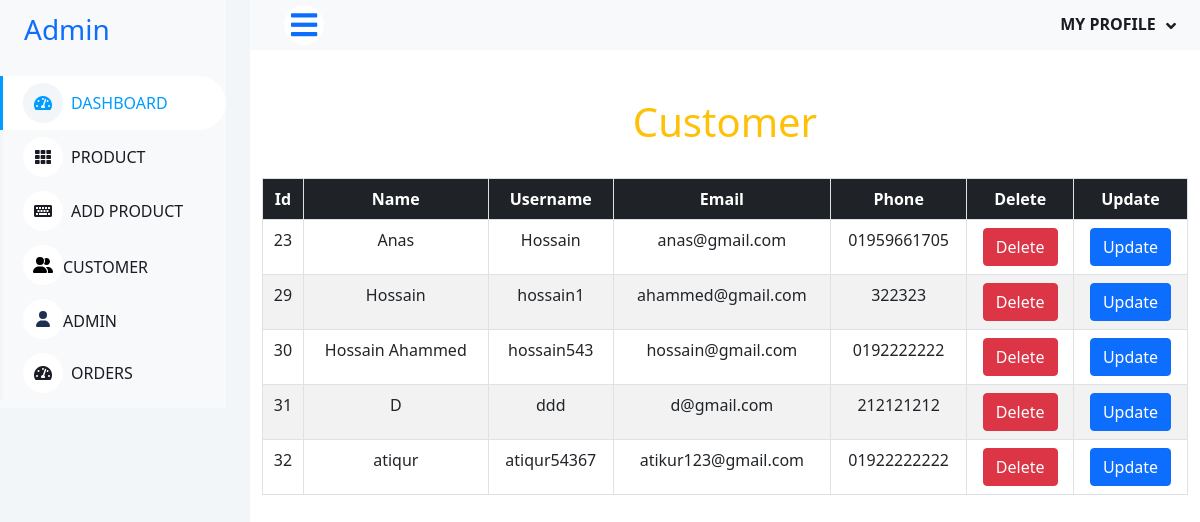
The app's page /admin/customerShow.php with its own data.
### tables this page shows
CREATE TABLE `customer` (
  `customer_id` int(11) NOT NULL,
  `name` varchar(255) NOT NULL,
  `username` varchar(50) NOT NULL,
  `email` varchar(255) NOT NULL,
  `phone` varchar(20) NOT NULL,
  `password` varchar(255) NOT NULL
);

### admin/customerShow.php (the view, shortened to what this page needs)
<!DOCTYPE html>
<html lang="en">
    <head>
        <link rel="stylesheet" href="../style.css">
        <link href="style.css" rel="stylesheet">
    </head>
    <body>
        <div class="container-xxl position-relative bg-white d-flex p-0">
            <div class="sidebar pe-4 pb-3">
                <nav class="navbar bg-light navbar-light">
                    <a  class="navbar-brand mx-4 mb-3"><h3 class="text-primary">Admin</h3></a>
                    <div class="navbar-nav w-100">
                        <a  class="nav-item nav-link active"    href="dashboard.php"><i class="fa fa-tachometer-alt me-2"></i>Dashboard</a>
                        <a class="nav-item nav-link"     href="productShow.php"><i class="fa fa-th me-2"></i>Product</a>
                        <a class="nav-item nav-link"     href="productAdd.php"><i class="fa fa-keyboard me-2"></i>Add product</a>
                        <a class="nav-item nav-link"     href="customerShow.php">
                            <i>
                            </i>Customer
                        </a>
                        <a  class="nav-item nav-link"    href="adminShow.php">
                            <i>
                               <svg xmlns="http://www.w3.org/2000/svg" height="16" width="14" viewBox="0 0 448 512"><path opacity="1" fill="#1E3050" d="M224 256A128 128 0 1 0 224 0a128 128 0 1 0 0 256zm-45.7 48C79.8 304 0 383.8 0 482.3C0 498.7 13.3 512 29.7 512H418.3c16.4 0 29.7-13.3 29.7-29.7C448 383.8 368.2 304 269.7 304H178.3z"/></svg>
                            </i>Admin
                        </a>
                        <a class="nav-item nav-link " href="orderShow.php"><i class="fa fa-tachometer-alt me-2"></i>Orders</a>
                    </div>
                </nav>
            </div>
            <div class="content  d-block">
                <nav class="navbar navbar-expand bg-light navbar-light sticky-top px-4 py-0">
                    <a class="sidebar-toggler flex-shrink-0"   style="text-decoration:none;  font-size:30px; margin-left: 10px;"><i class="fa fa-bars"></i></a>
                    <div class="navbar-nav align-items-center ms-auto">
                        <div class="nav-item dropdown">
                            <a href="#" class="nav-link dropdown-toggle" data-bs-toggle="dropdown">
                                <span class="d-none d-lg-inline-flex">My Profile</span>
                            </a>
                        </div>
                    </div>
                </nav>
                <div class="container"  id="showProduct"  >
                    <div class="col-lg-12"><br><br>
                    <h1 class="text-warning text-center"> Customer </h1><br>
                    <table id="tabledata" class="table table-striped table-hover table-bordered">
                        <tr class="bg-dark text-white text-center">
                            <th> Id </th>
                            <th> Name </th>
                            <th> Username </th>
                            <th> Email</th>
                            <th> Phone </th>
                            <th> Delete</th>
                            <th> Update </th>
                        </tr>
                        <?php
                            @include '../connection.php';
                            $sql = "select * from customer ";
                            $query = mysqli_query($conn, $sql);
                            while ($res = mysqli_fetch_array($query)) {
                                ?>
                                <tr class="text-center">
                                    <td> <?php echo $res['customer_id'];?></td>
                                    <td> <?php echo $res['name'];?></td>
                                    <td> <?php echo $res['username'];  ?> </td>
                                    <td> <?php echo $res['email'];  ?> </td>
                                    <td> <?php echo $res['phone'];?></td>
                                    <td>
                                        <form
                                            action="deleteCustomer.php"
                                            method="post"
                                            enctype="multipart/form-data"
                                            onsubmit="return confirm('Are you sure you want to delete this product?');">
                                            <button type="submit" class="btn btn-danger">Delete</button>
                                        </form>
                                    </td>
                                    <td>
                                        <form
                                            action="updateCustomer.php"
                                            method="post"
                                            enctype="multipart/form-data">
                                            <button type="submit" class="btn btn-primary">Update</button>
                                        </form>
                                    </td>
                                </tr>
                            <?php
                            }
                        ?>
                    </table>
                    </div>
                </div>
            </div>
        </div>
</body>
</html>

### style.css (style rules this page uses)
:root { --primary: #FEA116; --light: #F1F8FF; --dark: #0F172B; }
.navbar { background-color: var(--dark); }
.nav-item, .dropdown-toggle { text-transform: uppercase; cursor: pointer; font-weight: bold; color: var(--dark); }

### admin/style.css (style rules this page uses)
:root { --primary: #009CFF; --light: #F3F6F9; --dark: #191C24; }
.sidebar { position: fixed; top: 0; left: 0; bottom: 0; width: 250px; height: 100vh; overflow-y: auto; background: var(--light); transition: 0.5s; z-index: 999; }
.content { margin-left: 250px; min-height: 100vh; background: #FFFFFF; transition: 0.5s; }
@media (min-width: 992px) { .sidebar { margin-left: 0; } }
@media (min-width: 992px) { .content { width: calc(100% - 250px); } }
.sidebar .navbar .navbar-nav .nav-link { padding: 7px 20px; color: var(--dark); font-weight: 500; border-left: 3px solid var(--light); border-radius: 0 30px 30px 0; outline: none; }
.sidebar .navbar .navbar-nav .nav-link:hover, .sidebar .navbar .navbar-nav .nav-link.active { color: var(--primary); background: #FFFFFF; border-color: var(--primary); }
.sidebar .navbar .navbar-nav .nav-link i { width: 40px; height: 40px; display: inline-flex; align-items: center; justify-content: center; background: #FFFFFF; border-radius: 40px; }
.sidebar .navbar .navbar-nav .nav-link:hover i, .sidebar .navbar .navbar-nav .nav-link.active i { background: var(--light); }
.content .navbar .navbar-nav .nav-link { margin-left: 25px; padding: 12px 0; color: var(--dark); outline: none; }
.content .navbar .sidebar-toggler, .content .navbar .navbar-nav .nav-link i { width: 40px; height: 40px; display: inline-flex; align-items: center; justify-content: center; background: #FFFFFF; border-radius: 40px; }
.content .navbar .dropdown-toggle::after { margin-left: 6px; vertical-align: middle; border: none; content: "\f107"; font-family: "Font Awesome 5 Free"; font-weight: 900; transition: .5s; }

### records on screen
customer: customer_id "23", name "Anas", username "Hossain", email "anas@gmail.com", phone "01959661705"
customer: customer_id "29", name "Hossain", username "hossain1", email "ahammed@gmail.com", phone "322323"
customer: customer_id "30", name "Hossain Ahammed", username "hossain543", email "hossain@gmail.com", phone "0192222222"
customer: customer_id "31", name "D", username "ddd", email "d@gmail.com", phone "212121212"
customer: customer_id "32", name "atiqur", username "atiqur54367", email "atikur123@gmail.com", phone "01922222222"
